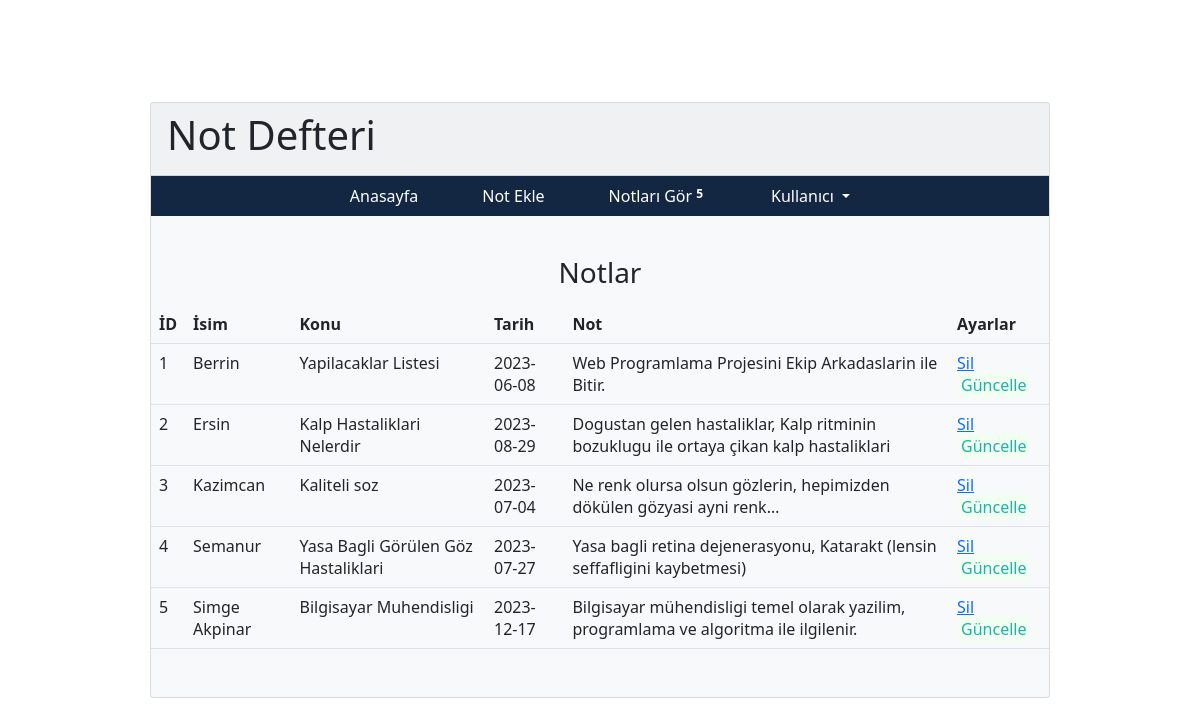
Screenshot of /notlar.php with the database file from the repository.
### tables this page shows
CREATE TABLE `not_tablosu` (
  `notu_id` int(11) NOT NULL COMMENT 'Primary Key',
  `notu_adi` varchar(255) NOT NULL,
  `notu_konu` varchar(255) NOT NULL,
  `notu_tarihi` varchar(30) NOT NULL,
  `notu_yazi` varchar(255) NOT NULL
);

### notlar.php (the view, shortened to what this page needs)
<html>
  <head>
    <link rel="stylesheet" href="style.css">
  </head>
  <body class="d-flex justify-content-center align-items-center">
    <div class="w-75 Card bg-light">
      <div class = "card-header d-flex  d-flex justify-content-between">
				<h1 class="text-dark"> Not Defteri</h1>
			</div>
      <?php include_once 'menu-main.php';?><br>
      <h3 class="my-3 text-center">Notlar</h3>
      <table class="table mb-5 p-5">
        <td> <strong>İD</strong></td>
        <td><strong>İsim</strong></td>
        <td><strong>Konu</strong></td>
        <td><strong>Tarih</strong></td>
        <td><strong>Not</strong></td>
        <td><strong>Ayarlar</strong></td>
        <?php
        require_once 'db.php';
        $count = 1;
        $query = "SELECT * FROM not_tablosu ORDER BY notu_adi";
        $result = mysqli_query($con, $query);
        while ($row = mysqli_fetch_assoc($result)) {
        ?>
        <tr>
        <td id="od"> <?php echo $count; ?></td>
        <td class="ev"> <?php echo $row["notu_adi"]; ?></td>
        <td class="od"><?php echo $row["notu_konu"]; ?></td>
        <td class="ev"><?php echo $row["notu_tarihi"]; ?></td>
        <td class="od"><?php echo $row["notu_yazi"]; ?></td>
        <td class="ev">
        <a href="not_sil.php?deleteid=<?php echo $row["notu_id"]; ?> "id="del" onclick="return ConfirmDelete()">Sil</a>
      <a href="notguncelle.php?editid=<?php echo $row["notu_id"]; ?>"id="edt" >Güncelle</a>
        </td>
        </tr>
      <?php
          $count++;
        }
      ?>
    </table>
    </div>
  </body>
</html>

### menu-main.php (shortened to what this page needs)
<?php
require_once 'db.php';
$query = "SELECT notu_id FROM not_tablosu";
$result = mysqli_query($con, $query);
$row = mysqli_num_rows($result);
?>
<div class="">
   <ul class="nav justify-content-center anamenu" data-bs-theme="dark">
      <li class="nav-item">
         <a class="nav-link active" aria-current="page" href="anasayfa.php">Anasayfa</a>
      </li>
      <li class="nav-item">
         <a class="nav-link" href="not_ekle.php">Not Ekle</a>
      </li>
      <li class="nav-item">
         <a class="nav-link d-flex" href="notlar.php">Notları Gör <?php echo '<span class= "badge text-bg-warning p-1">' . $row . '</span>'; ?></a>
      </li>
      <li class="nav-item dropdown">
          <a class="nav-link dropdown-toggle " href="#" role="button" data-bs-toggle="dropdown" aria-expanded="false">
            Kullanıcı
          </a>
      </li>
   </ul>
</div>
<link href="https://cdn.jsdelivr.net/npm/bootstrap@5.1.3/dist/css/bootstrap.min.css" rel="stylesheet">

### style.css (style rules this page uses)
body { background-image: url("resim.jpg"); background-repeat: no-repeat; background-size: cover; }
table.viewtabl td.ev a#del ,a#edt { background: honeydew; padding: 1px 2px; text-align: center; border-radius: 2px; text-decoration: none; margin: 2px 2px; color: lightseagreen; }
.anamenu { background: #132743; }
.anamenu a { color: white; padding-left: 2rem; padding-right: 2rem; }

### rows the page displays
not_tablosu: notu_adi "Berrin", notu_konu "Yapilacaklar Listesi", notu_tarihi "2023-06-08", notu_yazi "Web Programlama Projesini Ekip Arkadaslarin ile Bitir."
not_tablosu: notu_adi "Ersin", notu_konu "Kalp Hastaliklari Nelerdir", notu_tarihi "2023-08-29", notu_yazi "Dogustan gelen hastaliklar, Kalp ritminin bozuklugu ile ortaya çikan kalp hastaliklari"
not_tablosu: notu_adi "Kazimcan", notu_konu "Kaliteli soz", notu_tarihi "2023-07-04", notu_yazi "Ne renk olursa olsun gözlerin, hepimizden dökülen gözyasi ayni renk…"
not_tablosu: notu_adi "Semanur", notu_konu "Yasa Bagli Görülen Göz Hastaliklari", notu_tarihi "2023-07-27", notu_yazi "Yasa bagli retina dejenerasyonu, Katarakt (lensin seffafligini kaybetmesi)"
not_tablosu: notu_adi "Simge Akpinar", notu_konu "Bilgisayar Muhendisligi", notu_tarihi "2023-12-17", notu_yazi "Bilgisayar mühendisligi temel olarak yazilim, programlama ve algoritma ile ilgilenir."

### other values shown
$row "5"
